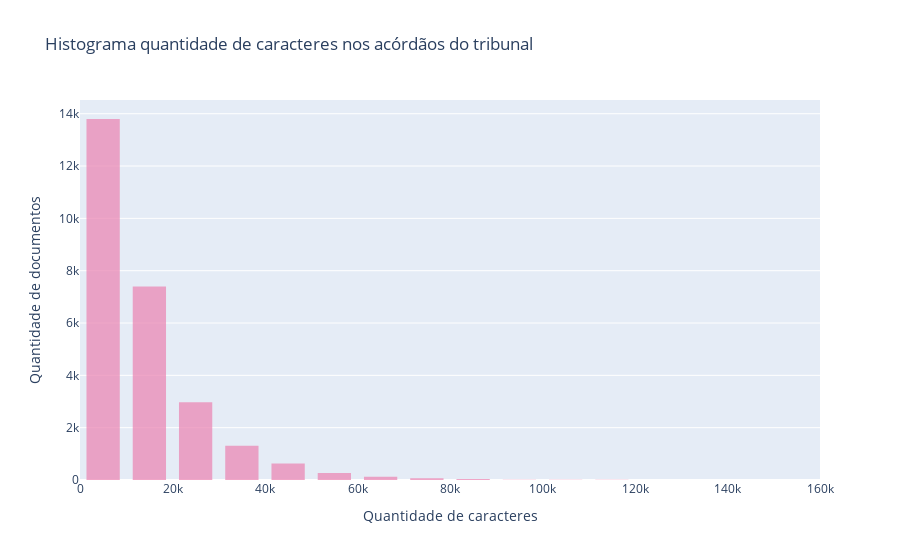

Notebook code cell kept with this figure:
### Code cell
import plotly.graph_objects as go

fig = go.Figure( )

fig.add_trace(go.Histogram(
    x=df["NUM_CARACTERES"],
    name="TRT 3ª Região",
    marker_color='#EB89B5',
    nbinsx=25 ))

# Overlay both histograms
fig.update_layout(
    title='Histograma quantidade de caracteres nos acórdãos do tribunal',
    xaxis_title_text='Quantidade de caracteres',
    yaxis_title_text='Quantidade de documentos',
    bargap=0.2,
    bargroupgap=0.1
    )
# Reduce opacity to see both histograms
fig.update_traces(opacity=0.75)
fig.show()

### Figure 1 — Plotly figure (JSON) as saved in the notebook; plotly's stock layout.template omitted (floating-point values rounded to 4 significant figures; data arrays with more than 128 entries replaced by an {"elided": "..."} marker saying what was removed)
{"data": [{"marker": {"color": "#EB89B5"}, "name": "TRT 3ª Região", "nbinsx": 25, "opacity": 0.75, "type": "histogram", "x": {"elided": "26632 int values"}}], "layout": {"bargap": 0.2, "bargroupgap": 0.1, "title": {"text": "Histograma quantidade de caracteres nos acórdãos do tribunal"}, "xaxis": {"title": {"text": "Quantidade de caracteres"}}, "yaxis": {"title": {"text": "Quantidade de documentos"}}}}
